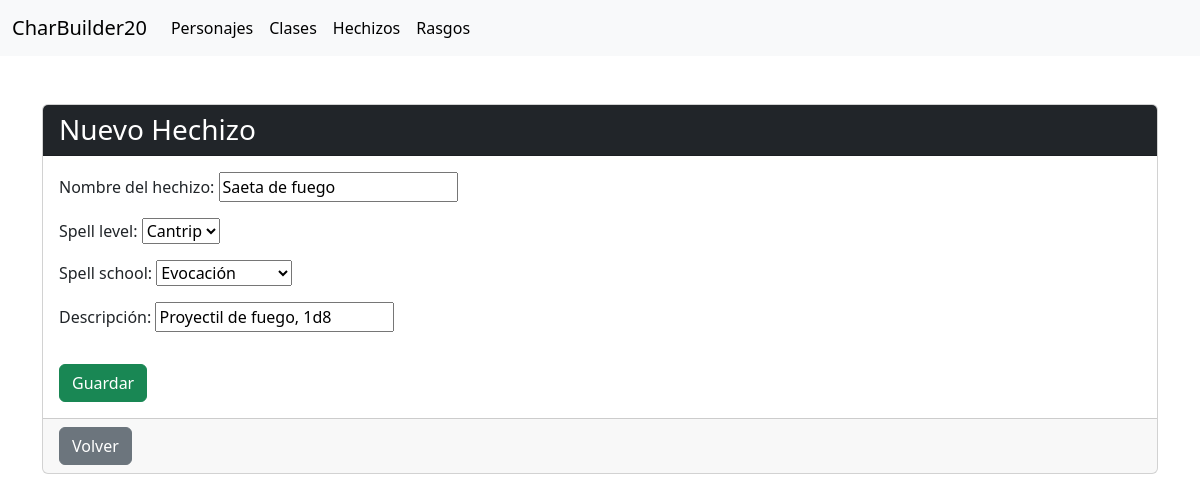
Page /spell/1/edit/ on the committed database.
### App/models.py (models this page shows, shortened)
class Spells(models.Model):
    spell_name = models.CharField(max_length=100, unique=True)
    spell_level = models.CharField(max_length=30)
    spell_school = models.CharField(max_length=50)
    spell_desc = models.CharField(max_length=255)

### App/views.py (the view)
# urls.py: path('spell/<int:pk>/edit/', views.spell_edit, name='spell_edit'),
def spell_edit(request, pk):
    spell = get_object_or_404(Spells, pk=pk)
    if request.method == "POST":
        form = SpellForm(request.POST, instance=spell)
        if form.is_valid():
            spell = form.save()
            return redirect('spell_detail', pk=spell.pk)
    else:
        form = SpellForm(instance=spell)
    return render(request, 'App/spell_edit.html', {'form': form})

### App/forms.py
class SpellForm(forms.ModelForm):
    choice_spell_lvl = [
        ('cantrip','Cantrip'),
        ('1st','Nivel 1'),
        ('2nd','Nivel 2'),
        ('3rd', 'Nivel 3'),
        ('4th', 'Nivel 4'),
        ('5th', 'Nivel 5'),
        ('6th', 'Nivel 6'),
        ('7th', 'Nivel 7'),
        ('8th', 'Nivel 8'),
        ('9th', 'Nivel 9'),
    ]
    choice_spell_school = [
        ('Abjuration', 'Abjuración'),
        ('Conjuration', 'Conjuración'),
        ('Evocation', 'Evocación'),
        ('Enchantment', 'Encantamiento'),
        ('Illusion', 'Ilusión'),
        ('Transmutation', 'Transmutación'),
        ('Divination', 'Adivinación'),
        ('Necromancy', 'Necromancia'),
    ]
    spell_level = forms.ChoiceField(
        choices=choice_spell_lvl,
    )
    spell_school = forms.ChoiceField(
        choices=choice_spell_school
    )
    class Meta:
        model = Spells
        fields = ['spell_name', 'spell_level', 'spell_school', 'spell_desc']
        labels = {
            'spell_name': 'Nombre del hechizo',
            'spell_level': 'Nivel del hechizo',
            'spell_school': 'Escuela de magia',
            'spell_desc': 'Descripción'
        }

### App/templates/App/spell_edit.html (shortened to what this page needs)
{% extends "layout/base.html" %}
{% block content %}
<div class="container mt-5">
  <div class="card">
    <div class="card-header bg-dark text-white">
      <h3 class="mb-0">Nuevo Hechizo</h3>
    </div>
    <div class="card-body">
      <form method="POST" class="post-form">
        {{ form.as_p }}
        <button type="submit" class="btn btn-success mt-3">Guardar</button>
      </form>
    </div>
    <div class="card-footer">
      <a href="{% url 'spell_list' %}" class="btn btn-secondary">Volver</a>
    </div>
  </div>
</div>
{% endblock %}

### rows in the picture
Spells: spell_name "Saeta de fuego", spell_level "Cantrip", spell_school "Evocación", spell_desc "Proyectil de fuego, 1d8"
